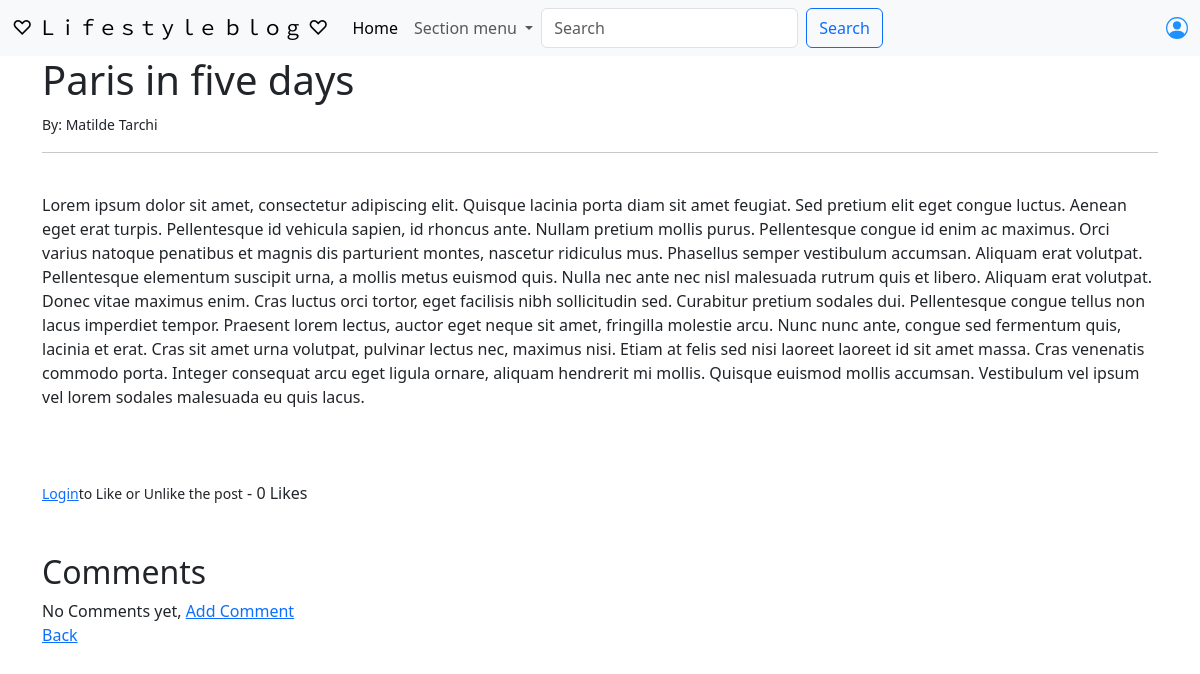
The app's page /article/2 with its own data.
### TheBlog/models.py (models this page shows, shortened)
class Post(models.Model):
    title = models.CharField(max_length=255)
    title_tag = models.CharField(max_length=255, default="Blog")
    category = models.CharField(max_length=255, default="Blog")
    author = models.ForeignKey(User, on_delete=models.CASCADE)
    description = models.CharField(max_length=255, default="No description")
    body = RichTextField(blank=True, null=True)
    likes = models.ManyToManyField(User, related_name='blog_posts')
    def total_likes(self):
        return self.likes.count()

### TheBlog/views.py (the view)
# urls.py: path('article/<int:pk>', ArticleDetailView.as_view(), name='article'),
class ArticleDetailView(DetailView):
    model = Post
    template_name = 'article.html'
    def get_context_data(self, *args, **kwargs):
        liked = False
        cat_menu = Category.objects.all()
        context = super(ArticleDetailView, self).get_context_data(**kwargs)
        cont = get_object_or_404(Post, id=self.kwargs['pk'])
        total_likes = cont.total_likes()
        if cont.likes.filter(id=self.request.user.id).exists():
            liked = True
        context['cat_menu'] = cat_menu
        context['total_likes'] = total_likes
        context['liked'] = liked
        return context

### TheBlog/models.py (called while the page is built)
    def __str__(self):
        return self.name

### TheBlog/templates/article.html (shortened to what this page needs)
{% extends 'base.html' %}
{% block content %}
    <h1>{{ post.title }} </h1>
    <small> By: {{ post.author.first_name }}
            {{ post.author.last_name }} </small> <br>
    <hr>
    <br>
    {{ post.body|safe }}
    <br><br>
    <br><br>
    <form action="{% url 'like_post' post.pk %}" method="POST">
        {% if user.is_authenticated %}
            {% if liked %}
                <button type = "submit", name = "post_id" , value = "{{ post.id }}" ,
                        class = "btn btn-danger btn-sm"> Unlike </button>
            {% else %}
                <button type = "submit", name = "post_id" , value = "{{ post.id }}" ,
                        class = "btn btn-primary btn-sm"> Like </button>
            {% endif %}
        {% else %}
            <small><a href="{% url 'login' %}">Login</a>to Like or Unlike the post</small>
        {% endif %}
        - {{ total_likes }} Likes
    </form>
    <br><br>
    <h2> Comments</h2>
    {% if not post.comments.all %}
        No Comments yet, <a href="{% url 'add_comment' post.pk %}"> Add Comment </a>
    {% endif %}
    <br>
    <a href=" {% url 'home' %}"> Back </a>
{% endblock %}

### records on screen
Post: title "Paris in five days", author.first_name "Matilde", author.last_name "Tarchi", body "Lorem ipsum dolor sit amet, consectetur adipiscing elit. Quisque lacinia porta diam sit amet feugiat. Sed pretium elit eget congue luctus. Aenean eget erat turpis. Pellentesque id vehicula sapien, id rhoncus ante. Nullam pretium mollis purus. Pellentesque congue id enim ac maximus. Orci varius natoque penatibus et magnis dis parturient montes, nascetur ridiculus mus. Phasellus semper vestibulum accumsan. Aliquam erat volutpat. Pellentesque elementum suscipit urna, a mollis metus euismod quis. Nulla nec ante nec nisl malesuada rutrum quis et libero. Aliquam erat volutpat. Donec vitae maximus enim. Cras luctus orci tortor, eget facilisis nibh sollicitudin sed. Curabitur pretium sodales dui.…"

### other values on screen
{{ total_likes }} "0"
